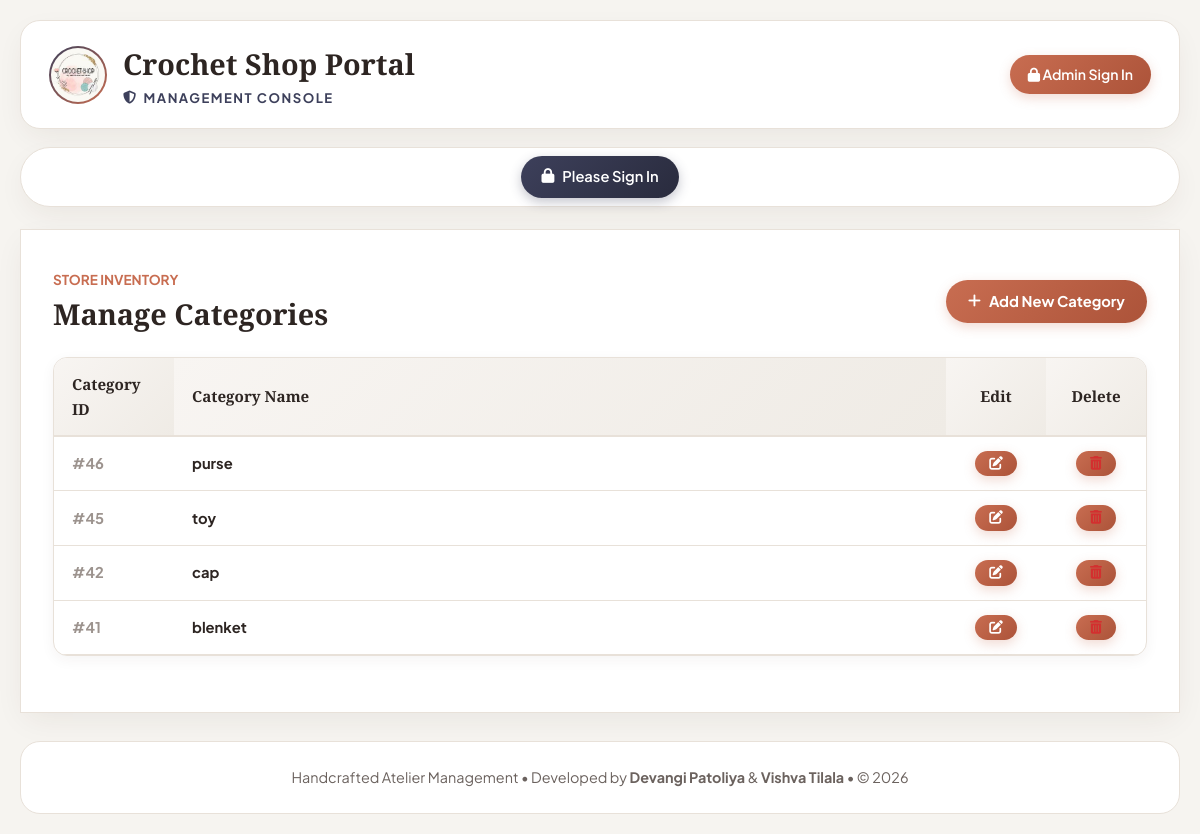
The app's page /admin/Index.php?page=viewcategory with its own data.
### tables this page shows
CREATE TABLE `category` (
  `c_id` int(10) NOT NULL AUTO_INCREMENT,
  `c_name` varchar(20) NOT NULL,
  PRIMARY KEY (`c_id`)
);

### admin/include/viewcategory.php (the view, shortened to what this page needs)
<div id="main1">
	<div style="display:flex; justify-content:space-between; align-items:center; margin-bottom:20px;">
		<div>
			<span style="font-size:0.85rem; font-weight:700; color:var(--primary); text-transform:uppercase;">Store Inventory</span>
			<h2 style="font-family:var(--font-heading); font-size:1.8rem; color:var(--text-primary); margin:0;">
				Manage Categories
			</h2>
		</div>
		<a href="index.php?page=category" class="btn">
			<i class="fa-solid fa-plus"></i> Add New Category
		</a>
	</div>
	<?php
		$result = mysql_query("SELECT * FROM category");
		echo "<table>
			<thead>
				<tr>
					<th style='width:120px;'>Category ID</th>
					<th>Category Name</th>
					<th style='text-align:center; width:100px;'>Edit</th>
					<th style='text-align:center; width:100px;'>Delete</th>
				</tr>
			</thead>
			<tbody>";
		if($result && mysql_num_rows($result) > 0) {
			while($row = mysql_fetch_array($result)) {
				echo "<tr>
					<td style='font-weight:700; color:var(--text-muted);'>#".$row['c_id']."</td>
					<td style='font-weight:700; color:var(--text-primary);'>".htmlspecialchars($row['c_name'])."</td>
					<td style='text-align:center;'>
						<a href='index.php?page=editcategory&c_id=".$row['c_id']."' class='btn btn-secondary' style='padding:6px 14px; font-size:0.85rem;' title='Edit'>
							<i class='fa-solid fa-pen-to-square'></i>
						</a>
					</td>
					<td style='text-align:center;'>
						<a href='action/deletecategory.php?c_id=".$row['c_id']."' onclick='return f2();' class='btn btn-secondary' style='padding:6px 14px; font-size:0.85rem; color:#D32F2F !important;' title='Delete'>
							<i class='fa-solid fa-trash-can'></i>
						</a>
					</td>
				</tr>";
			}
		} else {
			echo "<tr><td colspan='4' style='text-align:center; padding:30px; color:var(--text-secondary);'>No categories found.</td></tr>";
		}
		echo "</tbody></table>";
	?>
</div>

### admin/css/css.css (style rules this page uses)
:root { --primary: #C86D51; --primary-dark: #AC5339; --primary-light: #F7EAE5; --primary-glow: rgba(200, 109, 81, 0.25); --secondary: #5B8266; --secondary-dark: #466750; --secondary-light: #EBF2ED; --admin-accent: #3D405B; --accent-gold: #DDA15E; --bg-page: #F6F4F0; --bg-surface: #FFFFFF; --bg-subtle: #EFEBE5; --text-primary: #2D2522; --text-secondary: #6B625E; --text-muted: #9C938E; --border-light: #E8E1D9; --border-stitch: #D8CCC0; --font-heading: 'Playfair Display', Georgia, serif; --font-body: 'Plus Jakarta Sans', -apple-system, BlinkMacSystemFont, "Segoe UI", Roboto, sans-serif; --radius-sm: 8px; --radius-md: 14px; --radius-lg: 20px; --radius-full: 9999px; --shadow-subtle: 0 4px 14px rgba(60, 40, 30, 0.05); --shadow-card: 0 10px 30px -6px rgba(60, 40, 30, 0.08); --shadow-hover: 0 16px 36px -6px rgba(200, 109, 81, 0.16); --transition: all 0.3s cubic-bezier(0.25, 0.8, 0.25, 1); }
*, *::before, *::after { box-sizing: border-box; margin: 0; padding: 0; }
body { font-family: var(--font-body); color: var(--text-primary); background-color: var(--bg-page); line-height: 1.6; min-height: 100vh; padding: 20px; }
a { color: var(--primary); text-decoration: none; transition: var(--transition); }
table, table[border] { border: none !important; border-collapse: separate !important; border-spacing: 0 !important; width: 100%; margin: 20px auto; background: #FFFFFF; border-radius: var(--radius-md); box-shadow: var(--shadow-subtle); overflow: hidden; border: 1px solid var(--border-light) !important; }
table th { background: linear-gradient(135deg, #F8F5F2 0%, #EFEBE5 100%); color: var(--text-primary); font-family: var(--font-heading); font-weight: 700; font-size: 0.95rem; padding: 14px 18px; text-align: left; border-bottom: 2px solid var(--border-light); }
table td { padding: 14px 18px; border-bottom: 1px solid var(--border-light); color: var(--text-primary); font-size: 0.92rem; vertical-align: middle; }
.btn, button, input[type="submit"], .button { display: inline-flex; align-items: center; justify-content: center; gap: 8px; background: linear-gradient(135deg, var(--primary) 0%, var(--primary-dark) 100%); color: #FFFFFF !important; padding: 10px 22px; border-radius: var(--radius-full); border: none; font-family: var(--font-body); font-size: 0.92rem; font-weight: 700; cursor: pointer; box-shadow: 0 4px 12px var(--primary-glow); transition: var(--transition); text-decoration: none !important; }

### records on screen
category: c_id "46", c_name "purse"
category: c_id "45", c_name "toy"
category: c_id "42", c_name "cap"
category: c_id "41", c_name "blenket"
